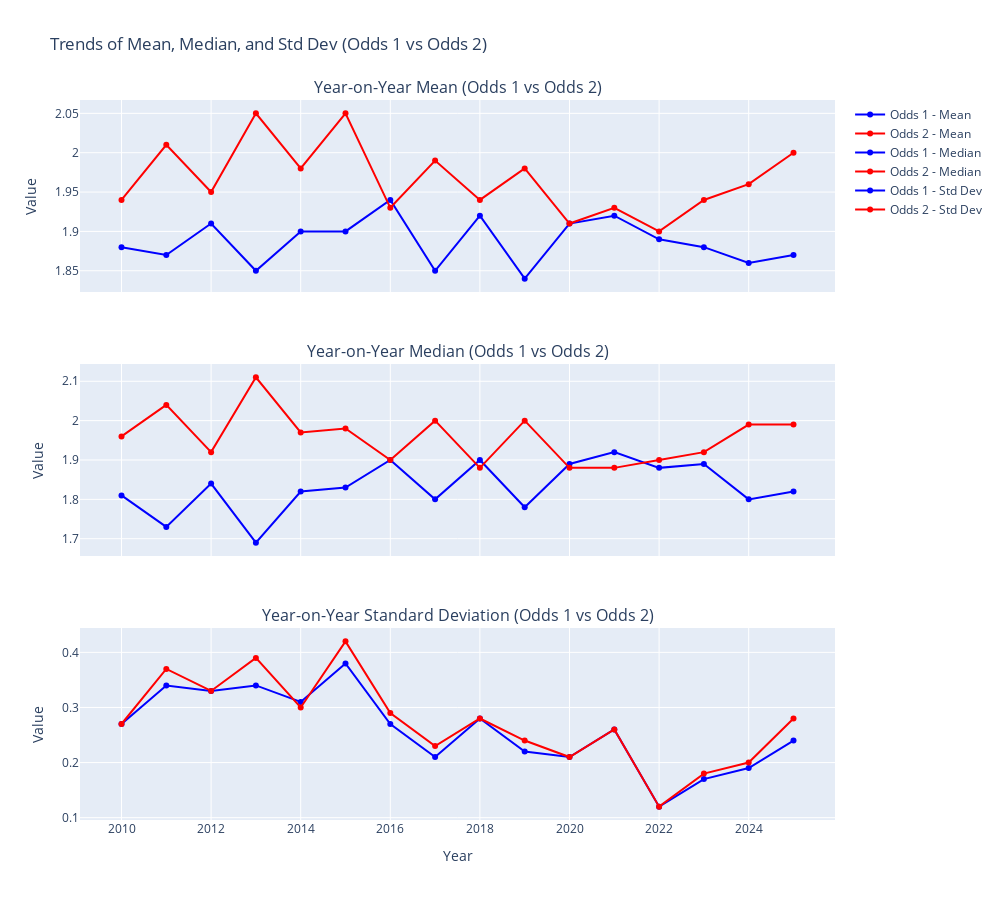

Source (notebook cell):
### Markdown cell above
# TRENDS OF MEAN , MEDAIN , AND STD DEV ( ODDS 1 AND ODDS 2)

### Code cell
import plotly.graph_objects as go

# Ensure stats_agg is created
stats_agg = stats_df.pivot(index='Year', columns='Odds Type')

# Define metrics
metrics = ["Mean", "Median", "Std Dev"]
titles = {
    "Mean": "Year-on-Year Mean (Odds 1 vs Odds 2)",
    "Median": "Year-on-Year Median (Odds 1 vs Odds 2)",
    "Std Dev": "Year-on-Year Standard Deviation (Odds 1 vs Odds 2)"
}

# Create subplots
from plotly.subplots import make_subplots

fig = make_subplots(rows=3, cols=1, shared_xaxes=True, vertical_spacing=0.1,
                    subplot_titles=[titles[m] for m in metrics])

for i, metric in enumerate(metrics):
    fig.add_trace(go.Scatter(
        x=stats_agg.index,
        y=stats_agg[(metric, "Odds 1")],
        mode='lines+markers',
        name=f'Odds 1 - {metric}',
        marker=dict(color='blue')
    ), row=i+1, col=1)

    fig.add_trace(go.Scatter(
        x=stats_agg.index,
        y=stats_agg[(metric, "Odds 2")],
        mode='lines+markers',
        name=f'Odds 2 - {metric}',
        marker=dict(color='red')
    ), row=i+1, col=1)

fig.update_layout(height=900, width=1000, title_text="Trends of Mean, Median, and Std Dev (Odds 1 vs Odds 2)",
                  showlegend=True)

fig.update_xaxes(title_text="Year", row=3, col=1)
fig.update_yaxes(title_text="Value")

fig.show()

### Figure 1 — Plotly figure (JSON) as saved in the notebook; plotly's stock layout.template omitted (floating-point values rounded to 4 significant figures)
{"data": [{"marker": {"color": "blue"}, "mode": "lines+markers", "name": "Odds 1 - Mean", "type": "scatter", "x": [2010, 2011, 2012, 2013, 2014, 2015, 2016, 2017, 2018, 2019, 2020, 2021, 2022, 2023, 2024, 2025], "xaxis": "x", "y": [1.88, 1.87, 1.91, 1.85, 1.9, 1.9, 1.94, 1.85, 1.92, 1.84, 1.91, 1.92, 1.89, 1.88, 1.86, 1.87], "yaxis": "y"}, {"marker": {"color": "red"}, "mode": "lines+markers", "name": "Odds 2 - Mean", "type": "scatter", "x": [2010, 2011, 2012, 2013, 2014, 2015, 2016, 2017, 2018, 2019, 2020, 2021, 2022, 2023, 2024, 2025], "xaxis": "x", "y": [1.94, 2.01, 1.95, 2.05, 1.98, 2.05, 1.93, 1.99, 1.94, 1.98, 1.91, 1.93, 1.9, 1.94, 1.96, 2.0], "yaxis": "y"}, {"marker": {"color": "blue"}, "mode": "lines+markers", "name": "Odds 1 - Median", "type": "scatter", "x": [2010, 2011, 2012, 2013, 2014, 2015, 2016, 2017, 2018, 2019, 2020, 2021, 2022, 2023, 2024, 2025], "xaxis": "x2", "y": [1.81, 1.73, 1.84, 1.69, 1.82, 1.83, 1.9, 1.8, 1.9, 1.78, 1.89, 1.92, 1.88, 1.89, 1.8, 1.82], "yaxis": "y2"}, {"marker": {"color": "red"}, "mode": "lines+markers", "name": "Odds 2 - Median", "type": "scatter", "x": [2010, 2011, 2012, 2013, 2014, 2015, 2016, 2017, 2018, 2019, 2020, 2021, 2022, 2023, 2024, 2025], "xaxis": "x2", "y": [1.96, 2.04, 1.92, 2.11, 1.97, 1.98, 1.9, 2.0, 1.88, 2.0, 1.88, 1.88, 1.9, 1.92, 1.99, 1.99], "yaxis": "y2"}, {"marker": {"color": "blue"}, "mode": "lines+markers", "name": "Odds 1 - Std Dev", "type": "scatter", "x": [2010, 2011, 2012, 2013, 2014, 2015, 2016, 2017, 2018, 2019, 2020, 2021, 2022, 2023, 2024, 2025], "xaxis": "x3", "y": [0.27, 0.34, 0.33, 0.34, 0.31, 0.38, 0.27, 0.21, 0.28, 0.22, 0.21, 0.26, 0.12, 0.17, 0.19, 0.24], "yaxis": "y3"}, {"marker": {"color": "red"}, "mode": "lines+markers", "name": "Odds 2 - Std Dev", "type": "scatter", "x": [2010, 2011, 2012, 2013, 2014, 2015, 2016, 2017, 2018, 2019, 2020, 2021, 2022, 2023, 2024, 2025], "xaxis": "x3", "y": [0.27, 0.37, 0.33, 0.39, 0.3, 0.42, 0.29, 0.23, 0.28, 0.24, 0.21, 0.26, 0.12, 0.18, 0.2, 0.28], "yaxis": "y3"}], "layout": {"annotations": [{"font": {"size": 16}, "showarrow": false, "text": "Year-on-Year Mean (Odds 1 vs Odds 2)", "x": 0.5, "xanchor": "center", "xref": "paper", "y": 1, "yanchor": "bottom", "yref": "paper"}, {"font": {"size": 16}, "showarrow": false, "text": "Year-on-Year Median (Odds 1 vs Odds 2)", "x": 0.5, "xanchor": "center", "xref": "paper", "y": 0.6333, "yanchor": "bottom", "yref": "paper"}, {"font": {"size": 16}, "showarrow": false, "text": "Year-on-Year Standard Deviation (Odds 1 vs Odds 2)", "x": 0.5, "xanchor": "center", "xref": "paper", "y": 0.2667, "yanchor": "bottom", "yref": "paper"}], "height": 900, "showlegend": true, "title": {"text": "Trends of Mean, Median, and Std Dev (Odds 1 vs Odds 2)"}, "width": 1000, "xaxis": {"anchor": "y", "domain": [0, 1], "matches": "x3", "showticklabels": false}, "xaxis2": {"anchor": "y2", "domain": [0, 1], "matches": "x3", "showticklabels": false}, "xaxis3": {"anchor": "y3", "domain": [0, 1], "title": {"text": "Year"}}, "yaxis": {"anchor": "x", "domain": [0.7333, 1], "title": {"text": "Value"}}, "yaxis2": {"anchor": "x2", "domain": [0.3667, 0.6333], "title": {"text": "Value"}}, "yaxis3": {"anchor": "x3", "domain": [0, 0.2667], "title": {"text": "Value"}}}}
